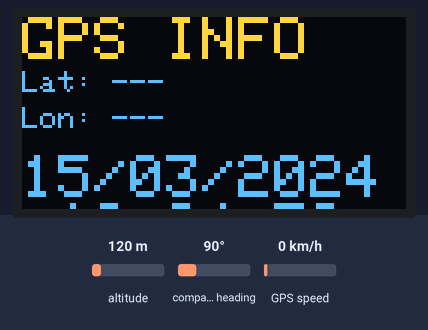
This sketch was run on a simulated ESP32. On the bench: 128×64 one-colour display. Inputs (shaded band) come from the test bench; at power-on: altitude 120 m, compass heading 90°, GPS speed 0 km/h. The OLED is the two-colour kind (top 16 rows yellow); the display library's start-up logo is not drawn; the GPS gets a fix after 3 s at 37.7749, -122.4194 with 8 satellites; what the sketch prints to the serial monitor is not drawn.

Above: at 0.1 s.
At 8.1 s:
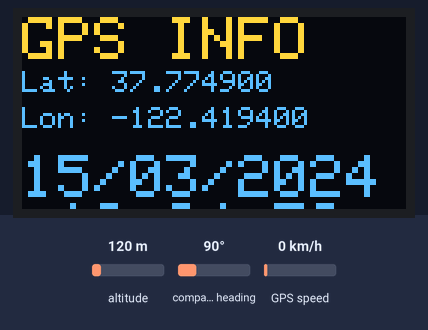
At 18.1 s:
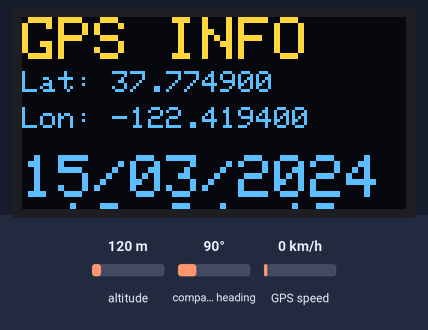
At 38.2 s:
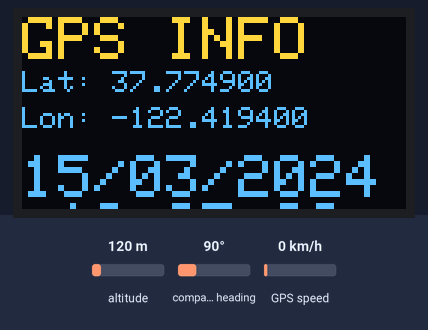

Measured:
- what the display in image 1 shows lasts 2.0 s, from 8.1 s to 10.1 s

The sketch:

ESP32_Roboter_Auto_GPS.ino
```cpp
// Autor: Ingmar Stapel
// Homepage: https://custom-build-robots.com/
// Date: 2020-10-30
//
// Rewritten for ESP32 with improvements by Gemini
// - Replaced SoftwareSerial with HardwareSerial for better stability on ESP32.
// - Restructured the main loop for more efficient display updates.
// - Added a check for missing GPS signal to aid in debugging.
// - Centralized pin configuration.

#include <TinyGPS++.h>
#include <Wire.h>
#include <Adafruit_SSD1306.h> // Korrigiert: Die Adafruit Bibliothek wird nun verwendet.
#include <Adafruit_GFX.h>     // Wird für die Zeichenfunktionen benötigt.

// --- PIN Configuration ---
// Default I2C pins for the OLED display on most ESP32 boards are:
#define OLED_SDA 21
#define OLED_SCL 22

// Define the RX and TX pins for the GPS module connected to Serial2
#define GPS_RX_PIN 16
#define GPS_TX_PIN 17

// --- Adafruit Display Definition (NEU) ---
#define SCREEN_WIDTH 128  // OLED display width, in pixels
#define SCREEN_HEIGHT 64  // OLED display height, in pixels
#define OLED_RESET   -1  // Reset pin # (oder -1, wenn der Arduino Reset-Pin geteilt wird)
#define SCREEN_ADDRESS 0x3C ///< I2C-Adresse

// --- GPS and Display Objects ---
TinyGPSPlus gps;
// Use HardwareSerial for the GPS module. Serial2 is a common choice (UART2).
HardwareSerial gpsSerial(2);
// Initialisierung mit der Adafruit-Klasse (ersetzt SSD1306Wire)
Adafruit_SSD1306 display(SCREEN_WIDTH, SCREEN_HEIGHT, &Wire, OLED_RESET);

// --- Global Variables ---
// Set your local time zone offset from UTC
const int TIME_ZONE_HOUR_OFFSET = 2; // e.g., 2 for CEST
const int TIME_ZONE_MINUTE_OFFSET = 0;

// --- Function Prototypes ---
void updateDisplayData();
void drawOLED(const String& datetime_str, const String& lat_str, const String& lng_str);

void setup() {
  // Start the serial monitor for debugging
  Serial.begin(115200);
  Serial.println("GPS OLED Display starting up...");

  // Start the hardware serial port for the GPS module
  // The begin method takes (baud_rate, protocol, RX_PIN, TX_PIN)
  gpsSerial.begin(9600, SERIAL_8N1, GPS_RX_PIN, GPS_TX_PIN);
  Serial.println("GPS Serial connection started on pins RX:16, TX:17");

  // --- OLED Initialisierung (angepasst für Adafruit) ---
  // Die Wire-Library (I2C) wird automatisch gestartet.
  if(!display.begin(SSD1306_SWITCHCAPVCC, SCREEN_ADDRESS)) {
    Serial.println(F("SSD1306 allocation failed"));
    for(;;); // Don't proceed
  }

  // Standard-Einstellungen für Adafruit GFX (kleinste Schrift, weißer Text)
  display.setTextSize(1);
  display.setTextColor(SSD1306_WHITE);

  // display.flipScreenVertically(); ist nicht Adafruit-Standard.
  // display.setRotation(2); würde 180° Drehung bewirken.

  display.display(); // Zeigt den Adafruit-Splashscreen
  Serial.println("OLED Display Initialized.");
}

void loop() {
  // Continuously read from the GPS serial port and feed the data to the TinyGPS++ object
  while (gpsSerial.available() > 0) {
    // When gps.encode() returns true, a new valid sentence has been received
    if (gps.encode(gpsSerial.read())) {
      updateDisplayData(); // Process and display the new data
    }
  }

  // If 5 seconds have passed and we still haven't received any GPS data,
  // display a warning. This is useful for debugging wiring issues.
  if (millis() > 5000 && gps.charsProcessed() < 10) {
    // Korrektur der Zeichenbefehle für Adafruit GFX
    display.clearDisplay();

    // Schriftgröße 2 für "No GPS data" (größer)
    display.setTextSize(2);
    display.setCursor(0, 0);
    display.print("No GPS data");

    // Schriftgröße 1 für Details (kleiner)
    display.setTextSize(1);
    display.setCursor(0, 24);
    display.print("Check wiring to");
    display.setCursor(0, 36);
    display.print("GPS module.");

    display.display();
  }
}

/**
 * @brief Checks for valid GPS data, formats it, and calls the draw function.
 */
void updateDisplayData() {
  String lat_str = "---";
  String lng_str = "---";
  String time_str = "--:--:--";
  String date_str = "--/--/----";

  if (gps.location.isValid()) {
    lat_str = String(gps.location.lat(), 6);
    lng_str = String(gps.location.lng(), 6);
  }

  if (gps.time.isValid() && gps.date.isValid()) {
    // Get UTC time components
    int hour = gps.time.hour();
    int minute = gps.time.minute();
    int second = gps.time.second();

    // Apply timezone offset
    minute += TIME_ZONE_MINUTE_OFFSET;
    hour += minute / 60;
    minute %= 60;

    hour += TIME_ZONE_HOUR_OFFSET;
    hour %= 24;

    // Format time string with leading zeros
    char time_buffer[12];
    snprintf(time_buffer, sizeof(time_buffer), "%02d:%02d:%02d", hour, minute, second);
    time_str = time_buffer;

    // Format date string
    char date_buffer[12];
    snprintf(date_buffer, sizeof(date_buffer), "%02d/%02d/%d", gps.date.day(), gps.date.month(), gps.date.year());
    date_str = date_buffer;
  }

  // Combine date and time for display
  String datetime_str = date_str + " " + time_str;
  drawOLED(datetime_str, lat_str, lng_str);
}

/**
 * @brief Draws the formatted information onto the OLED display.
 * @param datetime_str The formatted date and time string.
 * @param lat_str The formatted latitude string.
 * @param lng_str The formatted longitude string.
 */
void drawOLED(const String& datetime_str, const String& lat_str, const String& lng_str) {
  display.clearDisplay(); // Korrigiert: clear() -> clearDisplay()

  // Adafruit GFX nutzt setCursor und print/println anstelle von setTextAlignment und drawString.
  // Die Koordinaten wurden bestmöglich den ursprünglichen Werten nachempfunden.

  // Draw the title: "GPS INFO" (Schriftgröße 2)
  display.setTextSize(2);
  display.setCursor(0, 0);
  display.print("GPS INFO");

  // Draw Latitude (Schriftgröße 1)
  display.setTextSize(1);
  display.setCursor(0, 18);
  display.print("Lat: " + lat_str);

  // Draw Longitude (Schriftgröße 1)
  display.setCursor(0, 30);
  display.print("Lon: " + lng_str);

  // Draw Date and Time (Schriftgröße 2)
  display.setTextSize(2);
  display.setCursor(0, 46);
  display.print(datetime_str);

  display.display(); // Write the buffer to the display
}
```
